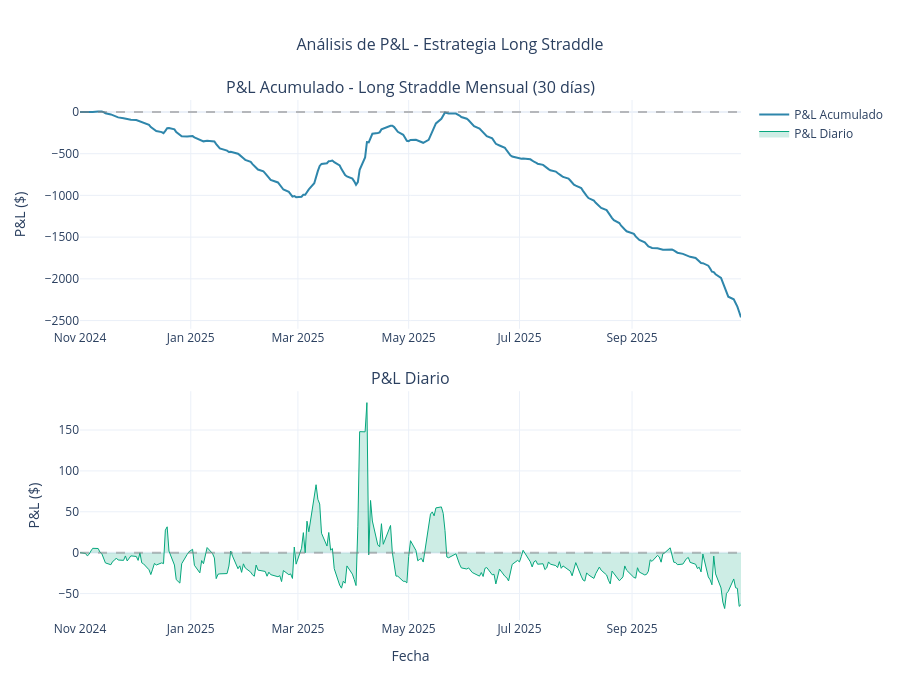

Here is the notebook cell this chart was saved with:
### Code cell
# Grafico de P&L acumulado usando Plotly
fig = make_subplots(
    rows=2, cols=1,
    subplot_titles=('P&L Acumulado - Long Straddle Mensual (30 días)', 'P&L Diario'),
    vertical_spacing=0.12,
    row_heights=[0.5, 0.5]
)

# P&L acumulado
fig.add_trace(
    go.Scatter(
        x=results.cumulative_pnl_straddle.index,
        y=results.cumulative_pnl_straddle.values,
        mode='lines',
        name='P&L Acumulado',
        line=dict(color='#2E86AB', width=2),
        hovertemplate='<b>Fecha:</b> %{x|%Y-%m-%d}<br><b>P&L Acumulado:</b> $%{y:.2f}<extra></extra>'
    ),
    row=1, col=1
)

# Línea de referencia en 0
fig.add_hline(y=0, line_dash="dash", line_color="gray", opacity=0.5, row=1, col=1)

# P&L diario
fig.add_trace(
    go.Scatter(
        x=results.daily_pnl_straddle.index,
        y=results.daily_pnl_straddle.values,
        mode='lines',
        name='P&L Diario',
        line=dict(color='#06A77D', width=1),
        fill='tozeroy',
        fillcolor='rgba(6, 167, 125, 0.2)',
        hovertemplate='<b>Fecha:</b> %{x|%Y-%m-%d}<br><b>P&L Diario:</b> $%{y:.2f}<extra></extra>'
    ),
    row=2, col=1
)

# Línea de referencia en 0
fig.add_hline(y=0, line_dash="dash", line_color="gray", opacity=0.5, row=2, col=1)

# Actualizar layout
fig.update_xaxes(title_text="Fecha", row=2, col=1)
fig.update_yaxes(title_text="P&L ($)", row=1, col=1)
fig.update_yaxes(title_text="P&L ($)", row=2, col=1)

fig.update_layout(
    height=700,
    showlegend=True,
    hovermode='x unified',
    template='plotly_white',
    title_text="Análisis de P&L - Estrategia Long Straddle",
    title_x=0.5,
    title_font_size=16
)

fig.show()

### Figure 1 — Plotly figure (JSON) as saved in the notebook; plotly's stock layout.template omitted (floating-point values rounded to 4 significant figures; data arrays with more than 128 entries replaced by an {"elided": "..."} marker saying what was removed)
{"data": [{"hovertemplate": "<b>Fecha:</b> %{x|%Y-%m-%d}<br><b>P&L Acumulado:</b> $%{y:.2f}<extra></extra>", "line": {"color": "#2E86AB", "width": 2}, "mode": "lines", "name": "P&L Acumulado", "type": "scatter", "x": {"elided": "250 str values"}, "xaxis": "x", "y": {"elided": "250 float values"}, "yaxis": "y"}, {"fill": "tozeroy", "fillcolor": "rgba(6, 167, 125, 0.2)", "hovertemplate": "<b>Fecha:</b> %{x|%Y-%m-%d}<br><b>P&L Diario:</b> $%{y:.2f}<extra></extra>", "line": {"color": "#06A77D", "width": 1}, "mode": "lines", "name": "P&L Diario", "type": "scatter", "x": {"elided": "250 str values"}, "xaxis": "x2", "y": {"elided": "250 float values"}, "yaxis": "y2"}], "layout": {"annotations": [{"font": {"size": 16}, "showarrow": false, "text": "P&L Acumulado - Long Straddle Mensual (30 días)", "x": 0.5, "xanchor": "center", "xref": "paper", "y": 1, "yanchor": "bottom", "yref": "paper"}, {"font": {"size": 16}, "showarrow": false, "text": "P&L Diario", "x": 0.5, "xanchor": "center", "xref": "paper", "y": 0.44, "yanchor": "bottom", "yref": "paper"}], "height": 700, "hovermode": "x unified", "shapes": [{"line": {"color": "gray", "dash": "dash"}, "opacity": 0.5, "type": "line", "x0": 0, "x1": 1, "xref": "x domain", "y0": 0, "y1": 0, "yref": "y"}, {"line": {"color": "gray", "dash": "dash"}, "opacity": 0.5, "type": "line", "x0": 0, "x1": 1, "xref": "x2 domain", "y0": 0, "y1": 0, "yref": "y2"}], "showlegend": true, "title": {"font": {"size": 16}, "text": "Análisis de P&L - Estrategia Long Straddle", "x": 0.5}, "xaxis": {"anchor": "y", "domain": [0, 1]}, "xaxis2": {"anchor": "y2", "domain": [0, 1], "title": {"text": "Fecha"}}, "yaxis": {"anchor": "x", "domain": [0.56, 1], "title": {"text": "P&L ($)"}}, "yaxis2": {"anchor": "x2", "domain": [0, 0.44], "title": {"text": "P&L ($)"}}}}
